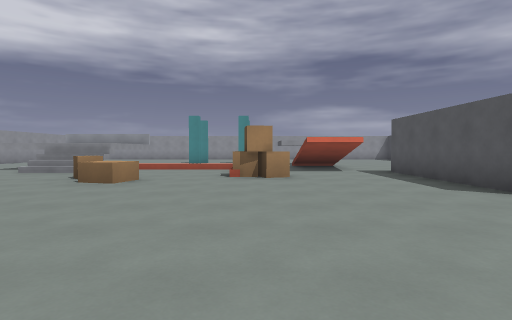
view 1 (above)

19 first-person views from a walk through a Godot game level. The camera is 1.3 m above the floor, tilts 2° down and sees 80° across. The floor is counted in squares, 2 m on a side. Each view is taken from the middle of a square. On the plan, view 1 faces up. The plan holds only what a view shows up to about 10 squares ahead; the rest is blank.

view 2
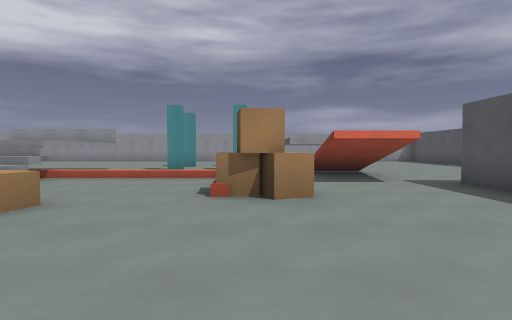

view 3
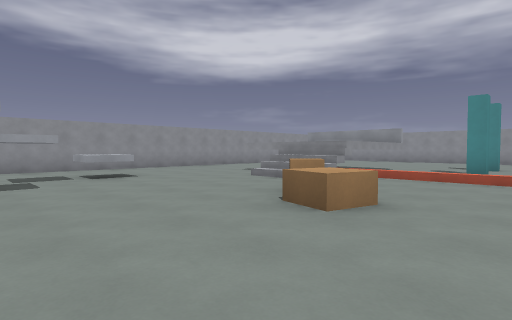

view 4
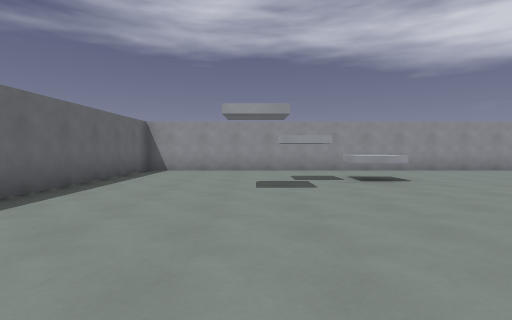

view 5
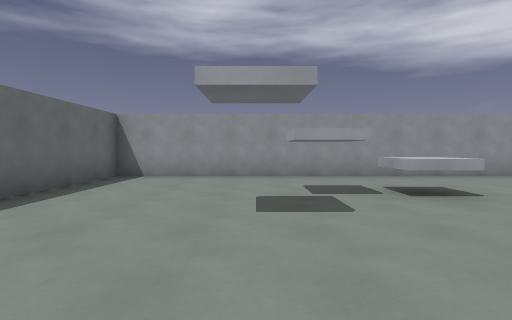

view 6
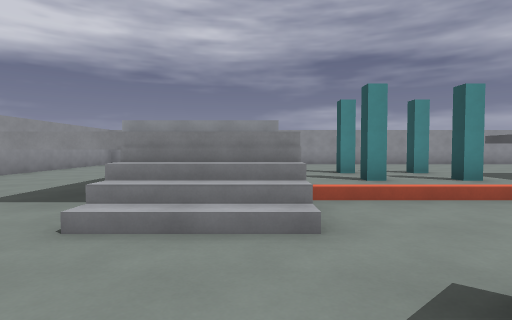

view 7
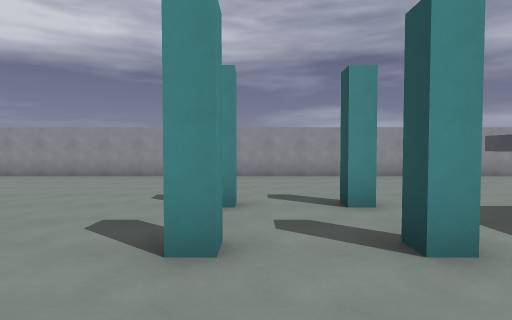

view 8
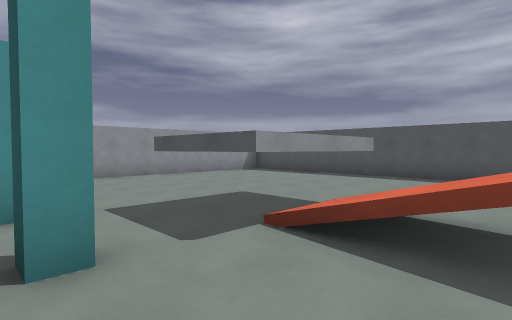

view 9
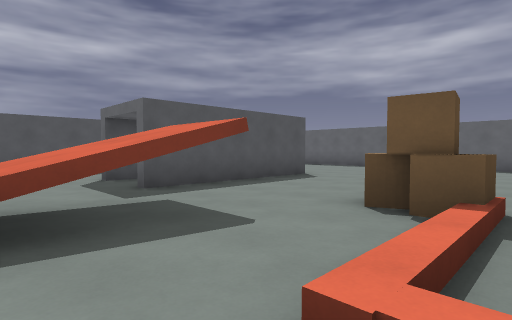

view 10
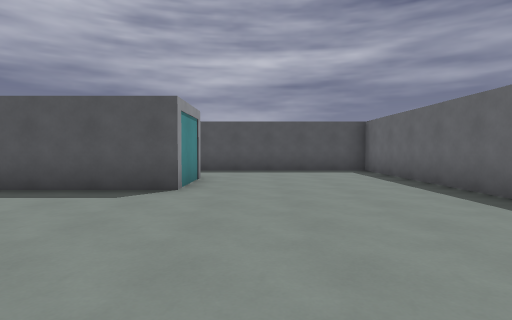

view 11
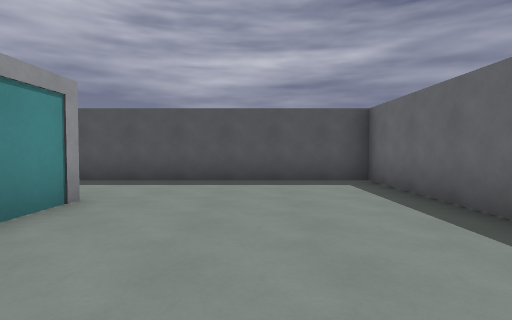

view 12
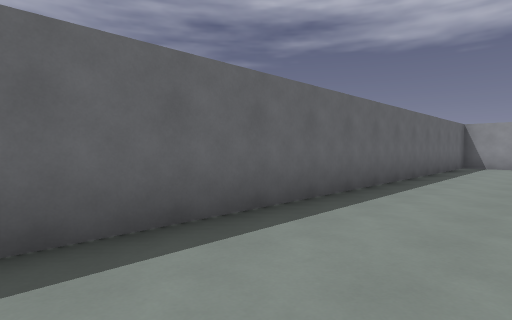

view 13
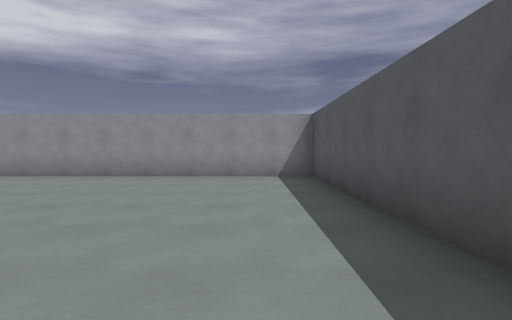

view 14
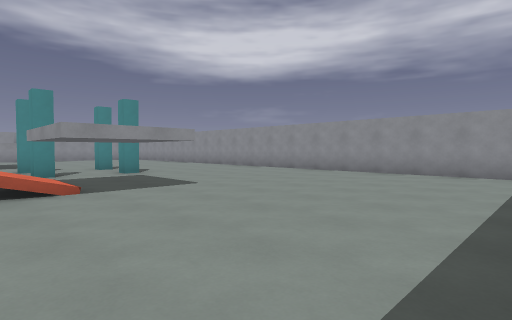

view 15
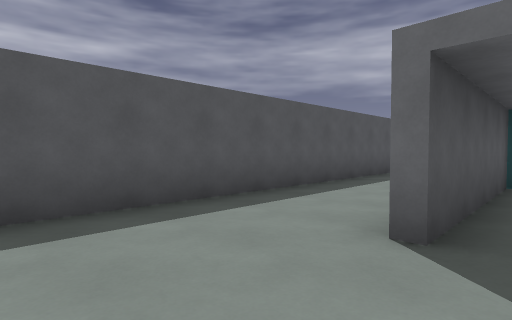

view 16
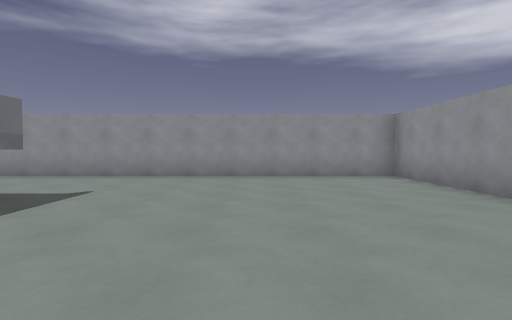

view 17
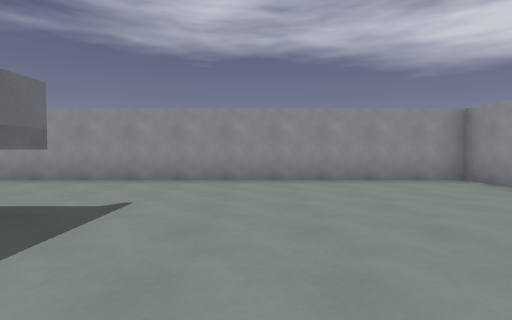

view 18
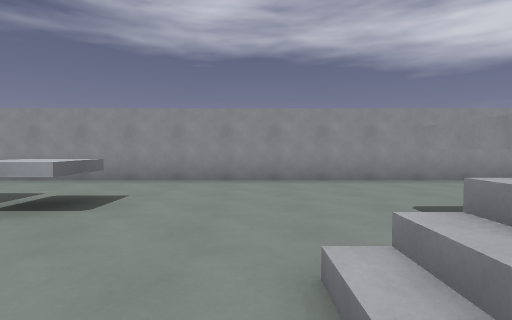

view 19
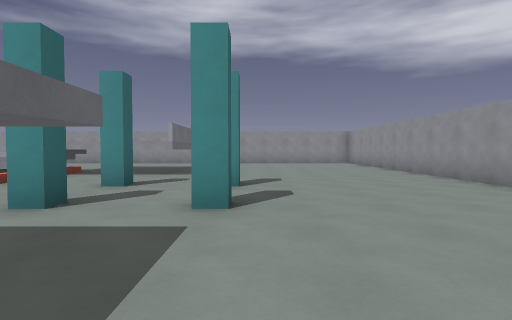

### Floor plan
Key: @ floor where view 1 was taken; # wall or solid block; x gap in a wall; . main floor; : floor 0.75 m higher than the main floor; + floor 1.75 m higher than the main floor; / step, stairs or slope; = window, fence, low wall or low ledge; ^ raised ledge; C crate; P pillar.
Columns run from 12 left of view 1 to 9 right of it. Each row starts with its distance up from view 1.
 20 ######################
 19 #....................#
 18 #....................#
 17 #....................#
 16 #....................#
 15 #........PPPP........#
 14 #........PPPP###.....#
 13 #...#===.PPPP###.....#
 12 #...+   .PPPP###.....#
 11 #...+   ......x:.....#
 10 #...#   ////..# .....#
  9 #.....//......##.....#
  8 #...............#.#..#
  7 #.......C...C...#.#..#
  6 #..^^....C......#.#..#
  5 #..^^...........###..#
  4 #..##................#
  3 #....................#
  2 #....................#
  1 #....................#
  0 #...........@........#
 -1 ######################

Where each view was taken, in squares from view 1:
view 1: 0 up, 0 right, facing up
view 2: 3 up, 0 right, facing up
view 3: 3 up, 1 left, facing up-left
view 4: 3 up, 2 left, facing left
view 5: 3 up, 4 left, facing left
view 6: 6 up, 5 left, facing up
view 7: 10 up, 2 left, facing up
view 8: 10 up, 1 left, facing up-right
view 9: 11 up, 1 left, facing down-right
view 10: 3 up, 1 left, facing right
view 11: 2 up, 2 right, facing right
view 12: 2 up, 1 right, facing down-left
view 13: 12 up, 7 right, facing up
view 14: 11 up, 8 right, facing up-left
view 15: 11 up, 5 right, facing down-right
view 16: 16 up, 4 left, facing left
view 17: 15 up, 5 left, facing left
view 18: 8 up, 5 left, facing left
view 19: 15 up, 3 right, facing left
